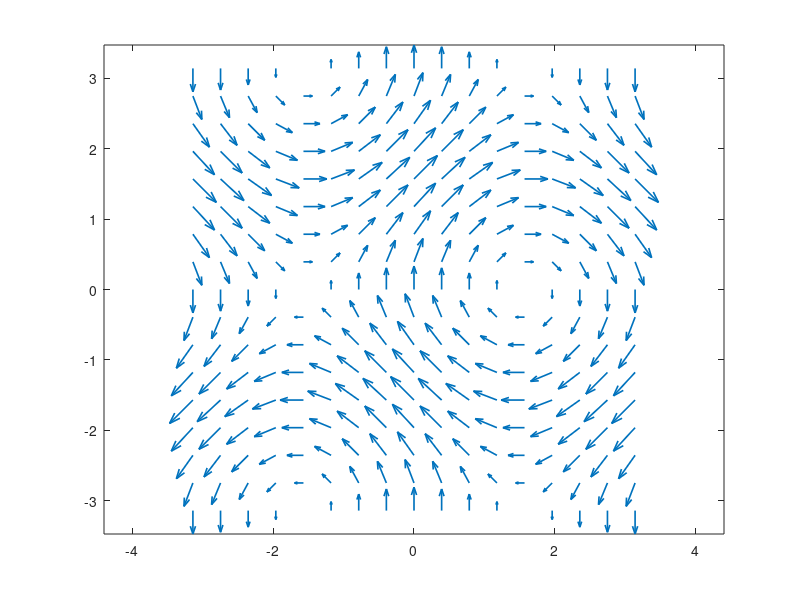

This figure's MATLAB source: (Note: this script raises an error after producing the figure.)
[X,Y]=meshgrid(-pi:pi/8:pi,-pi:pi/8:pi);
U=sin(Y);
V=cos(X);

q=quiver(X,Y,U,V,'LineWidth',1.2);
axis equal

cq=cquiver(q);
cq=cq.draw();
